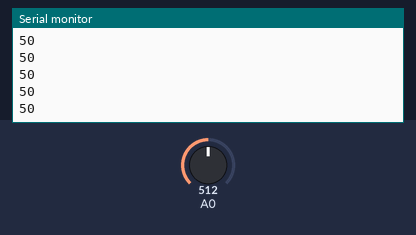
This sketch was run on a simulated Arduino Uno, built with avr-gcc and run on an emulated ATmega328P. Parts: the last lines printed to the serial monitor. The inputs (shaded band) are chosen by the test bench; at power-on: A0 = 512.

Above: at 1.2 s.
1.3 s: A0 set to 716
At 2.1 s:
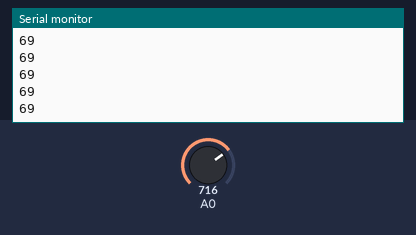
2.8 s: A0 set to 900
At 3.7 s:
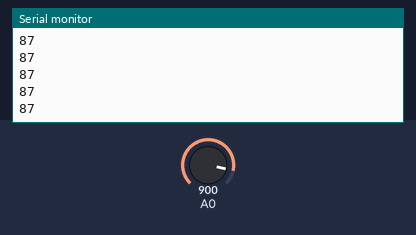
Timing chart, 0 to 5.8 s (numbered marks = the images above; inputs shaded):
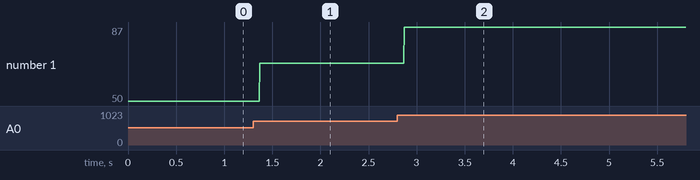

The sketch:

aula_37_volume_de_radio_1.ino
```cpp
/*
 Autor: Anna beatriz
 Nome do programa: Potenciômetro
 Data: 14/03/2025
 Descrição:Volume de radio  0 ate
 */


void setup()
{
Serial.begin(9600);
}

void loop()
{
  int valor = analogRead(A0);
  // Serial.println(valor);

  int resultado = map(valor, 0, 1023, 0, 100);
  Serial.println(resultado);

}
```

Measured:
- after the input at 1.3 s, the serial monitor: prints a new line after 0.07 s (image 1)
- after the input at 2.8 s, the serial monitor: prints a new line after 0.07 s (image 2)
- plotted number 1: 50 → 69 after the input at 1.3 s, 69 → 87 after the input at 2.8 s
